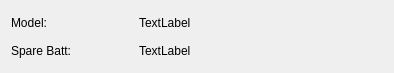
<?xml version="1.0" encoding="UTF-8"?>
<ui version="4.0">
 <class>Form</class>
 <widget class="QWidget" name="Form">
  <property name="geometry">
   <rect>
    <x>0</x>
    <y>0</y>
    <width>394</width>
    <height>73</height>
   </rect>
  </property>
  <property name="windowTitle">
   <string>Form</string>
  </property>
  <layout class="QGridLayout" name="gridLayout">
   <item row="1" column="0">
    <widget class="QLabel" name="label_sp">
     <property name="text">
      <string>Spare Batt:</string>
     </property>
    </widget>
   </item>
   <item row="0" column="0">
    <widget class="QLabel" name="label_md">
     <property name="text">
      <string>Model:</string>
     </property>
    </widget>
   </item>
   <item row="0" column="1" colspan="2">
    <widget class="QLabel" name="label_drone_model">
     <property name="text">
      <string>TextLabel</string>
     </property>
    </widget>
   </item>
   <item row="1" column="1" colspan="2">
    <widget class="QLabel" name="label_spare_batt">
     <property name="text">
      <string>TextLabel</string>
     </property>
    </widget>
   </item>
  </layout>
 </widget>
 <resources/>
 <connections/>
</ui>
